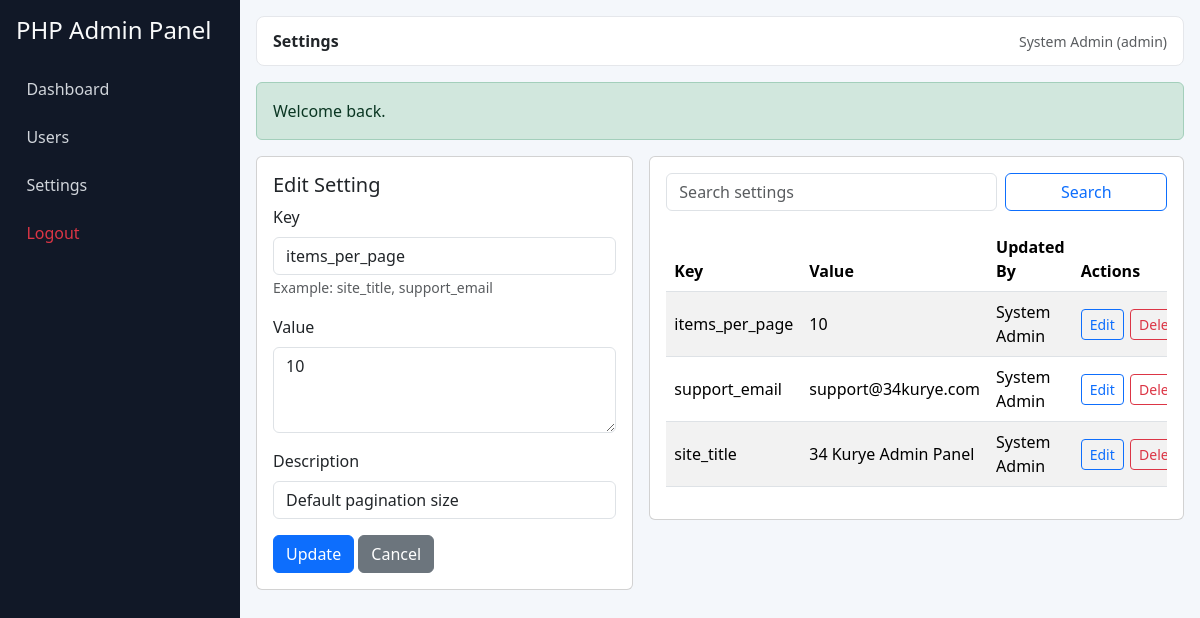
/admin/settings.php?edit=3 (signed in), run on the app's committed database.
### tables this page shows
CREATE TABLE `users` (
  `id` INT UNSIGNED NOT NULL AUTO_INCREMENT,
  `name` VARCHAR(120) NOT NULL,
  `email` VARCHAR(150) NOT NULL,
  `password_hash` VARCHAR(255) NOT NULL,
  `role` ENUM('admin', 'user') NOT NULL DEFAULT 'user',
  `is_active` TINYINT(1) NOT NULL DEFAULT 1,
  `created_at` TIMESTAMP NOT NULL DEFAULT CURRENT_TIMESTAMP,
  `updated_at` TIMESTAMP NOT NULL DEFAULT CURRENT_TIMESTAMP ON UPDATE CURRENT_TIMESTAMP,
  PRIMARY KEY (`id`),
  UNIQUE KEY `uq_users_email` (`email`),
  KEY `idx_users_role` (`role`),
  KEY `idx_users_active` (`is_active`)
);

CREATE TABLE `settings` (
  `id` INT UNSIGNED NOT NULL AUTO_INCREMENT,
  `key_name` VARCHAR(64) NOT NULL,
  `value_text` TEXT NOT NULL,
  `description` VARCHAR(255) DEFAULT NULL,
  `updated_by` INT UNSIGNED DEFAULT NULL,
  `created_at` TIMESTAMP NOT NULL DEFAULT CURRENT_TIMESTAMP,
  `updated_at` TIMESTAMP NOT NULL DEFAULT CURRENT_TIMESTAMP ON UPDATE CURRENT_TIMESTAMP,
  PRIMARY KEY (`id`),
  UNIQUE KEY `uq_settings_key_name` (`key_name`),
  KEY `idx_settings_updated_by` (`updated_by`),
  CONSTRAINT `fk_settings_updated_by_user`
    FOREIGN KEY (`updated_by`) REFERENCES `users` (`id`)
    ON UPDATE CASCADE
    ON DELETE SET NULL
);

### includes/functions.php (called while the page is built, shortened)
<?php
function e(string $value): string
{
    return htmlspecialchars($value, ENT_QUOTES, 'UTF-8');
}
function app_url(string $path = ''): string
{
    $base = rtrim(BASE_URL, '/');
    $path = '/' . ltrim($path, '/');
    return $base . ($path === '/' ? '' : $path);
}
function get_flash(): ?array
{
    $flash = $_SESSION['flash'];
    return $flash;
}
function clean_text(?string $value, int $maxLength = 255): string
{
    $text = trim((string) $value);
    $length = function_exists('mb_strlen') ? mb_strlen($text) : strlen($text);
    return $text;
}

### config/database.php (called while the page is built, shortened)
<?php
function db(): PDO
{
    static $pdo = null;
    if ($pdo instanceof PDO) {
        return $pdo;
    }
    $dsn = 'mysql:host=' . DB_HOST . ';port=' . DB_PORT . ';dbname=' . DB_NAME . ';charset=utf8mb4';
    try {
        $pdo = new PDO($dsn, DB_USER, DB_PASS, [
            PDO::ATTR_ERRMODE => PDO::ERRMODE_EXCEPTION,
            PDO::ATTR_DEFAULT_FETCH_MODE => PDO::FETCH_ASSOC,
            PDO::ATTR_EMULATE_PREPARES => false
        ]);
    } catch (PDOException $exception) {
        http_response_code(500);
        exit('Database connection failed. Please check config/database.php settings.');
    }
    return $pdo;
}

### includes/auth.php (called while the page is built, shortened)
<?php
require_once __DIR__ . '/../config/database.php';
require_once __DIR__ . '/functions.php';
function current_user(): ?array
{
    static $user = null;
    if ($user !== null) {
        return $user;
    }
    $userId = (int) ($_SESSION['user_id'] ?? 0);
    $stmt = db()->prepare('SELECT id, name, email, role, is_active FROM users WHERE id = :id LIMIT 1');
    $stmt->execute([':id' => $userId]);
    $record = $stmt->fetch();
    $user = $record;
    return $user;
}
function is_logged_in(): bool
{
    return current_user() !== null;
}
function is_admin(): bool
{
    $user = current_user();
    return $user !== null && $user['role'] === 'admin';
}
function require_login(): void
{
    if (!is_logged_in()) {
        set_flash('warning', 'Please login first.');
        redirect('/admin/login.php');
    }
}
function require_admin(): void
{
    require_login();
}

### admin/settings.php (the view, shortened to what this page needs)
<?php
require_once __DIR__ . '/../includes/auth.php';
require_admin();
$pageTitle = 'Settings';
$search = clean_text($_GET['search'] ?? '', 120);
$page = max(1, (int) ($_GET['page'] ?? 1));
$perPage = 10;
$editId = (int) ($_GET['edit'] ?? 0);
$editItem = null;
if ($editId > 0) {
    $editStmt = db()->prepare('SELECT id, key_name, value_text, description FROM settings WHERE id = :id LIMIT 1');
    $editStmt->execute([':id' => $editId]);
    $editItem = $editStmt->fetch();
}
$where = '1=1';
$params = [];
$offset = ($page - 1) * $perPage;
$listSql = 'SELECT s.id, s.key_name, s.value_text, s.description, s.updated_at, u.name AS updated_by_name
            FROM settings s
            LEFT JOIN users u ON u.id = s.updated_by
            WHERE ' . $where . '
            ORDER BY s.id DESC
            LIMIT ' . (int) $perPage . ' OFFSET ' . (int) $offset;
$listStmt = db()->prepare($listSql);
$listStmt->execute($params);
$settings = $listStmt->fetchAll();
require_once __DIR__ . '/../includes/layout-header.php';
?>
<div class="row g-3">
    <div class="col-lg-5">
        <div class="card">
            <div class="card-body">
                <h5><?php echo $editItem ? 'Edit Setting' : 'Create Setting'; ?></h5>
                <form method="post">
                    <div class="mb-3">
                        <label class="form-label">Key</label>
                        <input type="text" class="form-control" name="key_name" value="<?php echo e((string) ($editItem['key_name'] ?? '')); ?>" required>
                        <small class="text-muted">Example: site_title, support_email</small>
                    </div>
                    <div class="mb-3">
                        <label class="form-label">Value</label>
                        <textarea class="form-control" name="value_text" rows="3" required><?php echo e((string) ($editItem['value_text'] ?? '')); ?></textarea>
                    </div>
                    <div class="mb-3">
                        <label class="form-label">Description</label>
                        <input type="text" class="form-control" name="description" value="<?php echo e((string) ($editItem['description'] ?? '')); ?>">
                    </div>
                    <button type="submit" class="btn btn-primary"><?php echo $editItem ? 'Update' : 'Create'; ?></button>
                    <?php if ($editItem): ?>
                        <a href="<?php echo e(app_url('/admin/settings.php')); ?>" class="btn btn-secondary">Cancel</a>
                    <?php endif; ?>
                </form>
            </div>
        </div>
    </div>
    <div class="col-lg-7">
        <div class="card">
            <div class="card-body">
                <form method="get" class="row g-2 mb-3">
                    <div class="col-md-8">
                        <input type="text" name="search" class="form-control" placeholder="Search settings" value="<?php echo e($search); ?>">
                    </div>
                    <div class="col-md-4">
                        <button class="btn btn-outline-primary w-100" type="submit">Search</button>
                    </div>
                </form>
                <div class="table-responsive">
                    <table class="table table-striped align-middle">
                        <thead>
                        <tr>
                            <th>Key</th>
                            <th>Value</th>
                            <th>Updated By</th>
                            <th>Actions</th>
                        </tr>
                        </thead>
                        <tbody>
                        <?php foreach ($settings as $item): ?>
                            <tr>
                                <td><?php echo e((string) $item['key_name']); ?></td>
                                <td><?php echo e((string) $item['value_text']); ?></td>
                                <td><?php echo e((string) ($item['updated_by_name'] ?? '-')); ?></td>
                                <td>
                                    <div class="table-actions">
                                        <a class="btn btn-sm btn-outline-primary" href="<?php echo e(app_url('/admin/settings.php?edit=' . (int) $item['id'])); ?>">Edit</a>
                                        <form method="post" data-confirm="Delete this setting?">
                                            <button class="btn btn-sm btn-outline-danger" type="submit">Delete</button>
                                        </form>
                                    </div>
                                </td>
                            </tr>
                        <?php endforeach; ?>
                        </tbody>
                    </table>
                </div>
            </div>
        </div>
    </div>
</div>
<?php require_once __DIR__ . '/../includes/layout-footer.php'; ?>

### includes/layout-header.php (shortened to what this page needs)
<?php
require_once __DIR__ . '/auth.php';
$user = current_user();
$pageTitle = $pageTitle ?? 'Dashboard';
$flash = get_flash();
?>
<!doctype html>
<html lang="en">
<head>
    <link href="https://cdn.jsdelivr.net/npm/bootstrap@5.3.3/dist/css/bootstrap.min.css" rel="stylesheet">
    <link rel="stylesheet" href="<?php echo e(app_url('/assets/css/style.css')); ?>">
</head>
<body>
<div class="app-shell">
    <aside class="sidebar">
        <h4 class="mb-3"><?php echo e(APP_NAME); ?></h4>
        <a href="<?php echo e(app_url('/admin/index.php')); ?>" class="menu-link">Dashboard</a>
        <?php if ($user && $user['role'] === 'admin'): ?>
            <a href="<?php echo e(app_url('/admin/users.php')); ?>" class="menu-link">Users</a>
            <a href="<?php echo e(app_url('/admin/settings.php')); ?>" class="menu-link">Settings</a>
        <?php endif; ?>
        <a href="<?php echo e(app_url('/admin/logout.php')); ?>" class="menu-link text-danger">Logout</a>
    </aside>
    <main class="content-wrap">
        <nav class="topbar d-flex justify-content-between align-items-center mb-3">
            <div>
                <strong><?php echo e($pageTitle); ?></strong>
            </div>
            <div class="small text-muted">
                <?php echo e($user['name'] ?? 'Guest'); ?>
                (<?php echo e($user['role'] ?? 'none'); ?>)
            </div>
        </nav>
        <?php if ($flash): ?>
            <div class="alert alert-<?php echo e($flash['type']); ?>" role="alert">
                <?php echo e($flash['message']); ?>
            </div>
        <?php endif; ?>

### assets/css/style.css (style rules this page uses)
body { background: #f4f7fb; }
.app-shell { min-height: 100vh; display: flex; }
.sidebar { width: 240px; background: #111827; color: #f9fafb; padding: 1rem; display: flex; flex-direction: column; gap: 0.5rem; }
.menu-link { color: #d1d5db; text-decoration: none; padding: 0.5rem 0.65rem; border-radius: 0.375rem; }
.content-wrap { flex: 1; padding: 1rem; }
.topbar { background: #ffffff; border: 1px solid #e5e7eb; border-radius: 0.5rem; padding: 0.75rem 1rem; }
.table-actions { display: flex; gap: 0.4rem; }

### data on the page
users: name "System Admin", role "admin"
settings: key_name "items_per_page", value_text "10", description "Default pagination size", updated_by.name "System Admin"
settings: key_name "support_email", value_text "support@34kurye.com", updated_by.name "System Admin"
settings: key_name "site_title", value_text "34 Kurye Admin Panel", updated_by.name "System Admin"

### other printed values
APP_NAME "PHP Admin Panel"
$pageTitle "Settings"
$flash['message'] "Welcome back."
